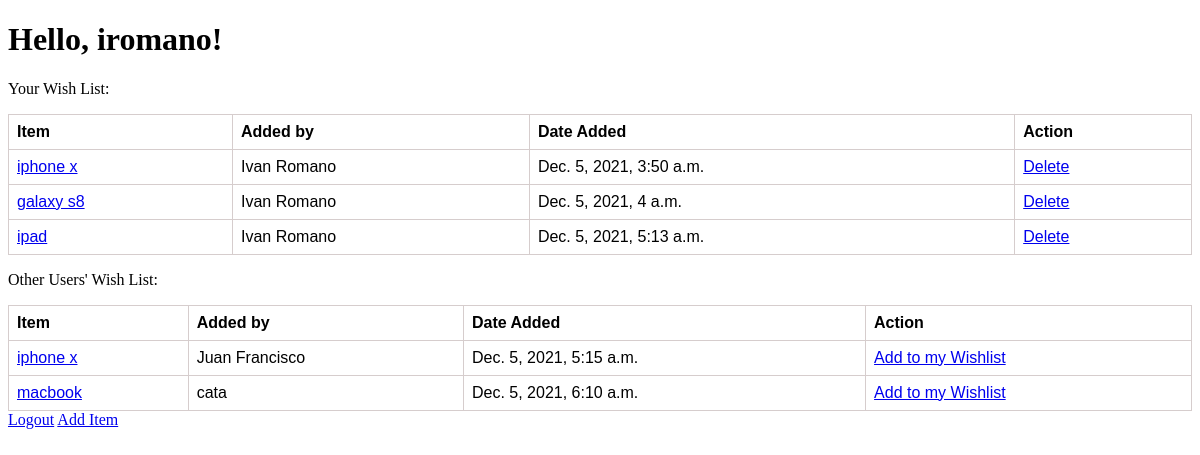
The app's page /dashboard (signed in) with its own data.
### apps/models.py (models this page shows)
class User(models.Model):
    name = models.CharField(max_length=255)
    username = models.CharField(max_length=255)
    password = models.CharField(max_length=255)
    date_hired = models.DateField()
    objects = UserManager()

class Item(models.Model):
    name = models.CharField(max_length=255)
    creator = models.ForeignKey(User, related_name='creator', on_delete=models.CASCADE)
    users = models.ManyToManyField(User, related_name='listed')
    date_created = models.DateTimeField(auto_now_add=True)
    objects = ItemManager()

### apps/views.py (the view)
# urls.py: path('dashboard', views.dashboard),
def dashboard(request):
    id = User.objects.get(username=request.session['username']).id
    name = User.objects.get(username=request.session['username']).name
    context = {
        'user' : request.session['username'],
        'my_items' : Item.objects.filter(creator=id),
        'listed_items' : Item.objects.filter(users=id),
        'others_items' : Item.objects.exclude(creator=id)
    }
    return render(request, 'dashboard.html', context)

### apps/templates/dashboard.html (shortened to what this page needs)
<!DOCTYPE html>
<html lang="en">
<head>
    {% load static %}
    <link rel="stylesheet" href="{% static 'css/estilo.css' %}">
</head>
<body>
    <h1> Hello, {{user}}!</h1>
    <p>Your Wish List:</p>
    <table>
        <thead>
            <th>Item</th>
            <th>Added by</th>
            <th>Date Added</th>
            <th>Action</th>
        </thead>
        {% for item in my_items %}
        <tr>
            <td><a href='/wish_items/{{item.id}}'>{{item.name}}</a></td>
            <td>{{item.creator.name}}</td>
            <td>{{item.date_created}}</td>
            <td><a href='/delete/{{item.id}}'>Delete</td>
        </tr>
        {% endfor %}
    </table>
    <p>Other Users' Wish List:</p>
    <table>
        <thead>
            <th>Item</th>
            <th>Added by</th>
            <th>Date Added</th>
            <th>Action</th>
        </thead>
        {% for item in others_items %}
        <tr>
            <td><a href='/wish_items/{{item.id}}'>{{item.name}}</a></td>
            <td>{{item.creator.name}}</td>
            <td>{{item.date_created}}</td>
            <td><a href='/addList/{{item.id}}'>Add to my Wishlist</td>
        </tr>
        {% endfor %}
    </table>
    <a href='/logout'>Logout</a>
    <a href='/addItem'>Add Item</a>
</body>
</html>

### apps/static/css/estilo.css (style rules this page uses)
table { font-family: arial, sans-serif; border-collapse: collapse; width: 100%; }
td, th { border: 1px solid #d6cdcd; text-align: left; padding: 8px; }

### records on screen
User: username "iromano"
Item: name "iphone x", creator.name "Ivan Romano", date_created "Dec. 5, 2021, 3:50 a.m."
Item: name "galaxy s8", creator.name "Ivan Romano", date_created "Dec. 5, 2021, 4 a.m."
Item: name "ipad", creator.name "Ivan Romano", date_created "Dec. 5, 2021, 5:13 a.m."
Item: name "iphone x", creator.name "Juan Francisco", date_created "Dec. 5, 2021, 5:15 a.m."
Item: name "macbook", creator.name "cata", date_created "Dec. 5, 2021, 6:10 a.m."
